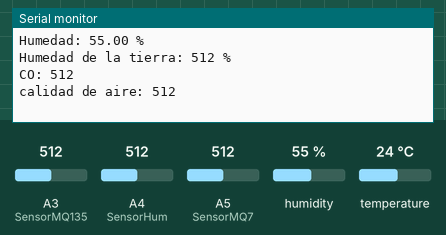
The sketch below on a simulated Arduino Uno, built with avr-gcc and run on an emulated ATmega328P. On the bench: the last lines printed to the serial monitor. The test bench sets the inputs (shaded band); at power-on: A3 (SensorMQ135) = 512, A4 (SensorHum) = 512, A5 (SensorMQ7) = 512, humidity 55 %, temperature 24 °C.

Above: at 7.9 s.
8.0 s: A3 (SensorMQ135) set to 105
At 8.9 s:
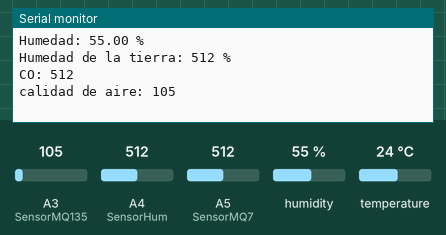
14.5 s: A3 (SensorMQ135) set to 92
At 17.0 s:
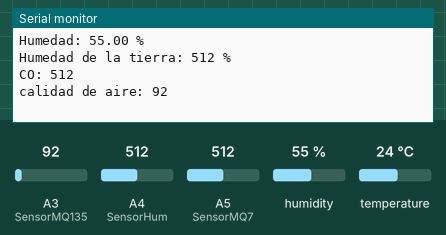
Timing chart, 0 to 18.5 s (numbered marks = the images above; inputs shaded):
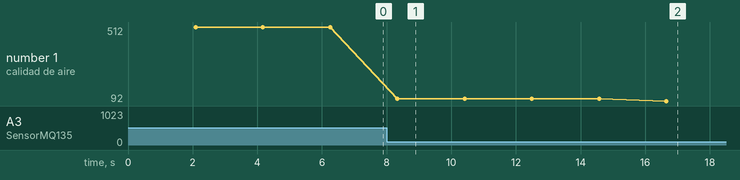

The sketch:

ArduinoUno.ino
```cpp
  //Incluir librerias
  #include "DHT.h"
  #include <SoftwareSerial.h>


  //definir pines y tipo de sensores
  #define DHTPin 13
  #define rxPin 2
  #define txPin 3 //salida
  #define DHTTYPE DHT22

  DHT dht(DHTPin, DHTTYPE);
  SoftwareSerial Trans(rxPin, txPin);               //Pines para Rx y Tx.

  //definicion de pines con valores para ocupar en logica
  float SensorMQ135 = A3;
  int SensorHum = A4;
  float SensorMQ7 = A5;

  //declarar variables para logica
  float t, h;  //t=Dht22 temperatura //h=dht22 humedad
  int a, b, c; //a=MQ135  //b=Humedad de tierra //c=MQ7


  void setup(){
      Serial.begin(9600);
      Trans.begin(9600);
      dht.begin();
      a,b,c,t,h = 0;

  }
  void loop(){
      delay(2000);

      a = analogRead(SensorMQ135);
      b = analogRead(SensorHum);  //lectura de la humedad de la tierra
      c = analogRead(SensorMQ7);

      t = dht.readTemperature(); //Leer temperatura en grados Celsius dht22
      h = dht.readHumidity(); //Leer humedad dht22

      //Revisa sensor humedad y temperatura DHT22 revisa que no este vacío e imprime datos
      if (isnan(h) || isnan(t))
      {
        Serial.println("Failed to read from DHT sensor!");
      }else
      {
        Serial.println("Uno");
        Serial.print("Temperatura: ");
        Serial.print(t);
        Serial.println(" *C ");
        Serial.print("Humedad: ");
        Serial.print(h);
        Serial.println(" %");
      }
      //Revisa sensor de humedad de la tierra revisa que no este vacío e imprime datos
      if (isnan(b))
      {
        Serial.println("Failed to read from Earth sensor!");
      }
      else
      {
        Serial.print("Humedad de la tierra: ");
        Serial.print(b);
        Serial.println(" %");
      }

      //Revisa sensor MQ7 encargado de analizar CO revisa que no esté vacío e imprime datos
      if (isnan(c))
      {
        Serial.println("Failed to read from MQ7 sensor!");
      }
      else
      {
        Serial.print("CO: ");
        Serial.println(c);
      }
      //lectura de MQ135
      if (isnan(a))
      {
        Serial.println("Failed to read from MQ135 sensor!");
      }
      else
      {
        Serial.print("calidad de aire: ");
        Serial.println(a);
      }

      Serial.print(" \n");

      Trans.println('A'+ String(a)+'E'+ String(b) + 'C' + String(c) + 'H' + String(h) + 'T' + String(t));
      //A = calidad del aire  // E = Humedad de la tierra // C = CO   // H = Humedad ambiente // T = Temperatura ambiente
  }
```

Measured:
- after the input at 8.0 s, the serial monitor: prints a new line after 0.33 s (image 1)
- after the input at 14.5 s, the serial monitor: prints a new line after 2.2 s (image 2)
- plotted number 1: 512 → 105 after the input at 8.0 s, 105 → 92 after the input at 14.5 s
